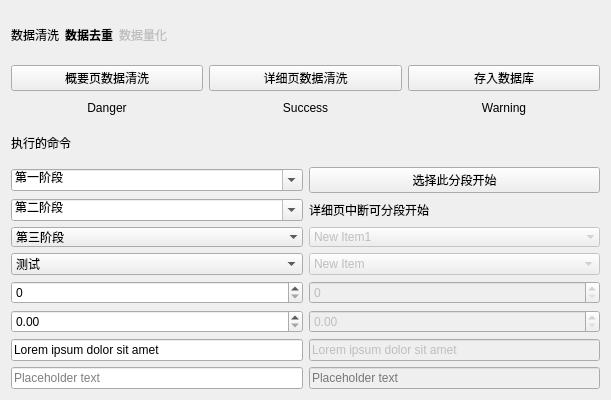
               <widget class="QWidget" name="page_4">
                <property name="geometry">
                 <rect>
                  <x>0</x>
                  <y>0</y>
                  <width>611</width>
                  <height>400</height>
                 </rect>
                </property>
                <attribute name="icon">
                 <iconset>
                  <normaloff>数据处理.svg</normaloff>数据处理.svg</iconset>
                </attribute>
                <attribute name="label">
                 <string>数据处理</string>
                </attribute>
                <layout class="QGridLayout" name="gridLayout_21">
                 <item row="3" column="0" colspan="4">
                  <layout class="QGridLayout" name="gridLayout_4">
                   <item row="3" column="2">
                    <widget class="QComboBox" name="comboBox_4">
                     <property name="enabled">
                      <bool>false</bool>
                     </property>
                     <item>
                      <property name="text">
                       <string>New Item</string>
                      </property>
                     </item>
                     <item>
                      <property name="text">
                       <string>New Item</string>
                      </property>
                     </item>
                     <item>
                      <property name="text">
                       <string>New Item</string>
                      </property>
                     </item>
                     <item>
                      <property name="text">
                       <string>New Item</string>
                      </property>
                     </item>
                     <item>
                      <property name="text">
                       <string>New Item</string>
                      </property>
                     </item>
                    </widget>
                   </item>
                   <item row="5" column="2">
                    <widget class="QDoubleSpinBox" name="doubleSpinBox_2">
                     <property name="enabled">
                      <bool>false</bool>
                     </property>
                    </widget>
                   </item>
                   <item row="4" column="0">
                    <widget class="QSpinBox" name="spinBox"/>
                   </item>
                   <item row="0" column="0">
                    <widget class="QComboBox" name="stage_select">
                     <property name="editable">
                      <bool>true</bool>
                     </property>
                     <property name="currentText">
                      <string>第一阶段</string>
                     </property>
                     <item>
                      <property name="text">
                       <string>第一阶段</string>
                      </property>
                      <property name="icon">
                       <iconset>
                        <normaloff>1.svg</normaloff>1.svg</iconset>
                      </property>
                     </item>
                     <item>
                      <property name="text">
                       <string>第二阶段</string>
                      </property>
                      <property name="icon">
                       <iconset>
                        <normaloff>2.svg</normaloff>2.svg</iconset>
                      </property>
                     </item>
                     <item>
                      <property name="text">
                       <string>第三阶段</string>
                      </property>
                      <property name="icon">
                       <iconset>
                        <normaloff>3.svg</normaloff>3.svg</iconset>
                      </property>
                     </item>
                     <item>
                      <property name="text">
                       <string>New Item</string>
                      </property>
                     </item>
                     <item>
                      <property name="text">
                       <string>New Item</string>
                      </property>
                     </item>
                    </widget>
                   </item>
                   <item row="6" column="0">
                    <widget class="QLineEdit" name="lineEdit">
                     <property name="text">
                      <string>Lorem ipsum dolor sit amet</string>
                     </property>
                    </widget>
                   </item>
                   <item row="6" column="2">
                    <widget class="QLineEdit" name="lineEdit_2">
                     <property name="enabled">
                      <bool>false</bool>
                     </property>
                     <property name="text">
                      <string>Lorem ipsum dolor sit amet</string>
                     </property>
                    </widget>
                   </item>
                   <item row="3" column="0">
                    <widget class="QComboBox" name="comboBox_2">
                     <item>
                      <property name="text">
                       <string>测试</string>
                      </property>
                     </item>
                     <item>
                      <property name="text">
                       <string>学历</string>
                      </property>
                     </item>
                     <item>
                      <property name="text">
                       <string>工作城市</string>
                      </property>
                     </item>
                     <item>
                      <property name="text">
                       <string>用工制</string>
                      </property>
                     </item>
                     <item>
                      <property name="text">
                       <string>经验</string>
                      </property>
                     </item>
                     <item>
                      <property name="text">
                       <string>kw</string>
                      </property>
                     </item>
                     <item>
                      <property name="text">
                       <string>薪酬</string>
                      </property>
                     </item>
                    </widget>
                   </item>
                   <item row="2" column="0">
                    <widget class="QComboBox" name="comboBox_5">
                     <property name="frame">
                      <bool>false</bool>
                     </property>
                     <item>
                      <property name="text">
                       <string>第三阶段</string>
                      </property>
                      <property name="icon">
                       <iconset>
                        <normaloff>3.svg</normaloff>3.svg</iconset>
                      </property>
                     </item>
                     <item>
                      <property name="text">
                       <string>New Item2</string>
                      </property>
                     </item>
                     <item>
                      <property name="text">
                       <string>New Item3</string>
                      </property>
                     </item>
                     <item>
                      <property name="text">
                       <string>New Item4</string>
                      </property>
                     </item>
                     <item>
                      <property name="text">
                       <string>New Item5</string>
                      </property>
                     </item>
                     <item>
                      <property name="text">
                       <string>New Item6</string>
                      </property>
                     </item>
                     <item>
                      <property name="text">
                       <string>New Item7</string>
                      </property>
                     </item>
                    </widget>
                   </item>
                   <item row="4" column="2">
                    <widget class="QSpinBox" name="spinBox_2">
                     <property name="enabled">
                      <bool>false</bool>
                     </property>
                    </widget>
                   </item>
                   <item row="1" column="0">
                    <widget class="QComboBox" name="comboBox_7">
                     <property name="editable">
                      <bool>true</bool>
                     </property>
                     <item>
                      <property name="text">
                       <string>第二阶段</string>
                      </property>
                      <property name="icon">
                       <iconset>
                        <normaloff>2.svg</normaloff>2.svg</iconset>
                      </property>
                     </item>
                     <item>
                      <property name="text">
                       <string>New Item</string>
                      </property>
                     </item>
                     <item>
                      <property name="text">
                       <string>New Item</string>
                      </property>
                     </item>
                     <item>
                      <property name="text">
                       <string>New Item</string>
                      </property>
                     </item>
                     <item>
                      <property name="text">
                       <string>New Item</string>
                      </property>
                     </item>
                    </widget>
                   </item>
                   <item row="5" column="0">
                    <widget class="QDoubleSpinBox" name="doubleSpinBox"/>
                   </item>
                   <item row="2" column="2">
                    <widget class="QComboBox" name="comboBox_6">
                     <property name="enabled">
                      <bool>false</bool>
                     </property>
                     <property name="frame">
                      <bool>false</bool>
                     </property>
                     <item>
                      <property name="text">
                       <string>New Item1</string>
                      </property>
                     </item>
                     <item>
                      <property name="text">
                       <string>New Item2</string>
                      </property>
                     </item>
                     <item>
                      <property name="text">
                       <string>New Item3</string>
                      </property>
                     </item>
                     <item>
                      <property name="text">
                       <string>New Item4</string>
                      </property>
                     </item>
                     <item>
                      <property name="text">
                       <string>New Item5</string>
                      </property>
                     </item>
                     <item>
                      <property name="text">
                       <string>New Item6</string>
                      </property>
                     </item>
                     <item>
                      <property name="text">
                       <string>New Item7</string>
                      </property>
                     </item>
                    </widget>
                   </item>
                   <item row="7" column="0">
                    <widget class="QLineEdit" name="lineEdit_3">
                     <property name="placeholderText">
                      <string>Placeholder text</string>
                     </property>
                    </widget>
                   </item>
                   <item row="1" column="2">
                    <widget class="QLabel" name="stage_dp_info_other">
                     <property name="text">
                      <string>详细页中断可分段开始</string>
                     </property>
                    </widget>
                   </item>
                   <item row="7" column="2">
                    <widget class="QLineEdit" name="lineEdit_4">
                     <property name="enabled">
                      <bool>false</bool>
                     </property>
                     <property name="placeholderText">
                      <string>Placeholder text</string>
                     </property>
                    </widget>
                   </item>
                   <item row="0" column="2">
                    <widget class="QPushButton" name="stage_dp_info">
                     <property name="text">
                      <string>选择此分段开始</string>
                     </property>
                     <property name="icon">
                      <iconset>
                       <normaloff>start.svg</normaloff>start.svg</iconset>
                     </property>
                     <property name="class" stdset="0">
                      <string>success</string>
                     </property>
                    </widget>
                   </item>
                  </layout>
                 </item>
                 <item row="0" column="2">
                  <widget class="QLabel" name="label">
                   <property name="enabled">
                    <bool>false</bool>
                   </property>
                   <property name="text">
                    <string>数据量化</string>
                   </property>
                  </widget>
                 </item>
                 <item row="0" column="3">
                  <spacer name="horizontalSpacer_4">
                   <property name="orientation">
                    <enum>Qt::Horizontal</enum>
                   </property>
                   <property name="sizeHint" stdset="0">
                    <size>
                     <width>427</width>
                     <height>20</height>
                    </size>
                   </property>
                  </spacer>
                 </item>
                 <item row="0" column="1">
                  <widget class="QLabel" name="label_3">
                   <property name="font">
                    <font>
                     <family>Noto Serif SC</family>
                     <weight>75</weight>
                     <bold>true</bold>
                    </font>
                   </property>
                   <property name="text">
                    <string>数据去重</string>
                   </property>
                  </widget>
                 </item>
                 <item row="0" column="0">
                  <widget class="QLabel" name="label_2">
                   <property name="text">
                    <string>数据清洗</string>
                   </property>
                  </widget>
                 </item>
                 <item row="1" column="0" rowspan="2" colspan="4">
                  <layout class="QGridLayout" name="gridLayout_7">
                   <item row="2" column="2">
                    <widget class="QPushButton" name="pushButton_21">
                     <property name="text">
                      <string>Warning</string>
                     </property>
                     <property name="flat">
                      <bool>true</bool>
                     </property>
                     <property name="class" stdset="0">
                      <string>warning</string>
                     </property>
                    </widget>
                   </item>
                   <item row="0" column="0">
                    <widget class="QPushButton" name="pb_dp_jobs_wash">
                     <property name="text">
                      <string>概要页数据清洗</string>
                     </property>
                     <property name="icon">
                      <iconset>
                       <normaloff>数据清洗.svg</normaloff>数据清洗.svg</iconset>
                     </property>
                     <property name="class" stdset="0">
                      <string>success</string>
                     </property>
                    </widget>
                   </item>
                   <item row="2" column="1">
                    <widget class="QPushButton" name="pushButton_22">
                     <property name="text">
                      <string>Success</string>
                     </property>
                     <property name="flat">
                      <bool>true</bool>
                     </property>
                     <property name="class" stdset="0">
                      <string>success</string>
                     </property>
                    </widget>
                   </item>
                   <item row="2" column="0">
                    <widget class="QPushButton" name="pushButton_23">
                     <property name="text">
                      <string>Danger</string>
                     </property>
                     <property name="flat">
                      <bool>true</bool>
                     </property>
                     <property name="class" stdset="0">
                      <string>danger</string>
                     </property>
                    </widget>
                   </item>
                   <item row="0" column="1">
                    <widget class="QPushButton" name="pb_dp_job_info_wash">
                     <property name="text">
                      <string>详细页数据清洗</string>
                     </property>
                     <property name="icon">
                      <iconset>
                       <normaloff>数据清洗.svg</normaloff>数据清洗.svg</iconset>
                     </property>
                     <property name="class" stdset="0">
                      <string>success</string>
                     </property>
                    </widget>
                   </item>
                   <item row="0" column="2">
                    <widget class="QPushButton" name="pb_dp_storge_db">
                     <property name="text">
                      <string>存入数据库</string>
                     </property>
                     <property name="icon">
                      <iconset>
                       <normaloff>数据存储.svg</normaloff>数据存储.svg</iconset>
                     </property>
                     <property name="class" stdset="0">
                      <string>warning</string>
                     </property>
                    </widget>
                   </item>
                   <item row="3" column="0" colspan="3">
                    <widget class="QLabel" name="tl_command_line_job_public_dp">
                     <property name="text">
                      <string>执行的命令</string>
                     </property>
                    </widget>
                   </item>
                  </layout>
                 </item>
                </layout>
               </widget>
